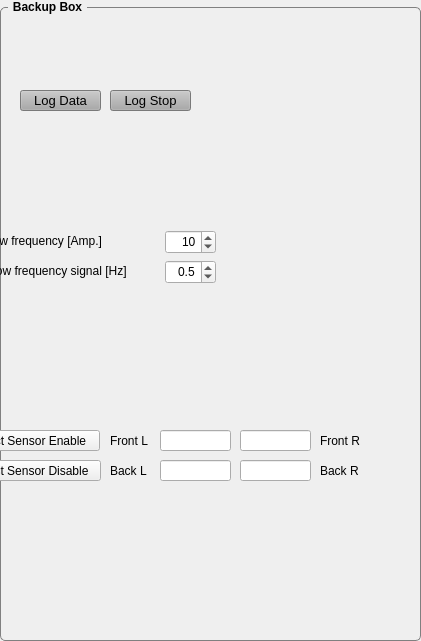
  <widget class="QGroupBox" name="GB_BackupBox">
   <property name="geometry">
    <rect>
     <x>910</x>
     <y>10</y>
     <width>421</width>
     <height>641</height>
    </rect>
   </property>
   <property name="font">
    <font>
     <weight>75</weight>
     <bold>true</bold>
    </font>
   </property>
   <property name="styleSheet">
    <string notr="true">QGroupBox {
    border: 1px solid gray;
    border-radius: 5px;
    margin-top: 7px;
}

QGroupBox::title {
    subcontrol-origin: margin;
    left: 8px;
    padding: 0 3px 0 3px;
}</string>
   </property>
   <property name="title">
    <string>Backup Box</string>
   </property>
   <widget class="QDoubleSpinBox" name="DSB_SINE_REFERENCE_FREQ_LOW">
    <property name="geometry">
     <rect>
      <x>165</x>
      <y>260</y>
      <width>51</width>
      <height>24</height>
     </rect>
    </property>
    <property name="alignment">
     <set>Qt::AlignRight|Qt::AlignTrailing|Qt::AlignVCenter</set>
    </property>
    <property name="decimals">
     <number>1</number>
    </property>
    <property name="minimum">
     <double>0.000000000000000</double>
    </property>
    <property name="maximum">
     <double>50.000000000000000</double>
    </property>
    <property name="singleStep">
     <double>0.500000000000000</double>
    </property>
    <property name="value">
     <double>0.500000000000000</double>
    </property>
   </widget>
   <widget class="QLabel" name="label_59">
    <property name="geometry">
     <rect>
      <x>-80</x>
      <y>260</y>
      <width>241</width>
      <height>21</height>
     </rect>
    </property>
    <property name="text">
     <string>Frequency of low frequency signal [Hz]</string>
    </property>
   </widget>
   <widget class="QDoubleSpinBox" name="DSB_SINE_REFERENCE_AMP_LOW">
    <property name="geometry">
     <rect>
      <x>165</x>
      <y>230</y>
      <width>51</width>
      <height>24</height>
     </rect>
    </property>
    <property name="alignment">
     <set>Qt::AlignRight|Qt::AlignTrailing|Qt::AlignVCenter</set>
    </property>
    <property name="decimals">
     <number>0</number>
    </property>
    <property name="minimum">
     <double>-3600.000000000000000</double>
    </property>
    <property name="maximum">
     <double>3600.000000000000000</double>
    </property>
    <property name="singleStep">
     <double>10.000000000000000</double>
    </property>
    <property name="value">
     <double>10.000000000000000</double>
    </property>
   </widget>
   <widget class="QLabel" name="label_60">
    <property name="geometry">
     <rect>
      <x>-80</x>
      <y>230</y>
      <width>221</width>
      <height>21</height>
     </rect>
    </property>
    <property name="text">
     <string>Amplitude of low frequency [Amp.]</string>
    </property>
   </widget>
   <widget class="QPushButton" name="BTN_LOGGING_DATA">
    <property name="geometry">
     <rect>
      <x>20</x>
      <y>90</y>
      <width>81</width>
      <height>21</height>
     </rect>
    </property>
    <property name="font">
     <font>
      <pointsize>10</pointsize>
     </font>
    </property>
    <property name="styleSheet">
     <string notr="true">background-color: rgb(170, 170, 170);</string>
    </property>
    <property name="text">
     <string>Log Data</string>
    </property>
   </widget>
   <widget class="QPushButton" name="BTN_LOGGING_STOP">
    <property name="geometry">
     <rect>
      <x>110</x>
      <y>90</y>
      <width>81</width>
      <height>21</height>
     </rect>
    </property>
    <property name="font">
     <font>
      <pointsize>10</pointsize>
     </font>
    </property>
    <property name="styleSheet">
     <string notr="true">background-color: rgb(170, 170, 170);</string>
    </property>
    <property name="text">
     <string>Log Stop</string>
    </property>
   </widget>
   <widget class="QPushButton" name="BTN_SENSOR_CONTACT_DIS">
    <property name="geometry">
     <rect>
      <x>-50</x>
      <y>460</y>
      <width>151</width>
      <height>21</height>
     </rect>
    </property>
    <property name="text">
     <string>Contact Sensor Disable</string>
    </property>
   </widget>
   <widget class="QLineEdit" name="CONTACT_FL">
    <property name="geometry">
     <rect>
      <x>160</x>
      <y>430</y>
      <width>71</width>
      <height>21</height>
     </rect>
    </property>
   </widget>
   <widget class="QLabel" name="label_3">
    <property name="geometry">
     <rect>
      <x>110</x>
      <y>430</y>
      <width>59</width>
      <height>21</height>
     </rect>
    </property>
    <property name="text">
     <string>Front L</string>
    </property>
   </widget>
   <widget class="QLineEdit" name="CONTACT_BL">
    <property name="geometry">
     <rect>
      <x>160</x>
      <y>460</y>
      <width>71</width>
      <height>21</height>
     </rect>
    </property>
   </widget>
   <widget class="QPushButton" name="BTN_SENSOR_CONTACT_EN">
    <property name="geometry">
     <rect>
      <x>-51</x>
      <y>430</y>
      <width>151</width>
      <height>21</height>
     </rect>
    </property>
    <property name="text">
     <string>Contact Sensor Enable</string>
    </property>
   </widget>
   <widget class="QLabel" name="label">
    <property name="geometry">
     <rect>
      <x>320</x>
      <y>430</y>
      <width>59</width>
      <height>21</height>
     </rect>
    </property>
    <property name="text">
     <string>Front R</string>
    </property>
   </widget>
   <widget class="QLabel" name="label_4">
    <property name="geometry">
     <rect>
      <x>110</x>
      <y>460</y>
      <width>59</width>
      <height>21</height>
     </rect>
    </property>
    <property name="text">
     <string>Back L</string>
    </property>
   </widget>
   <widget class="QLineEdit" name="CONTACT_BR">
    <property name="geometry">
     <rect>
      <x>240</x>
      <y>460</y>
      <width>71</width>
      <height>21</height>
     </rect>
    </property>
   </widget>
   <widget class="QLabel" name="label_2">
    <property name="geometry">
     <rect>
      <x>320</x>
      <y>460</y>
      <width>59</width>
      <height>21</height>
     </rect>
    </property>
    <property name="text">
     <string>Back R</string>
    </property>
   </widget>
   <widget class="QLineEdit" name="CONTACT_FR">
    <property name="geometry">
     <rect>
      <x>240</x>
      <y>430</y>
      <width>71</width>
      <height>21</height>
     </rect>
    </property>
   </widget>
  </widget>
